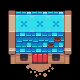

This game map was drawn from its Tiled (.tmx) file and the tilesets committed beside it. A one-line description and the full map source follow:
An orthogonal 5x5 tile map with 16x16 px tiles, 4 tile layers (Tile Layer 1, Ground, Ground detail, Tile Layer 2).

<map version="1.10" tiledversion="1.11.2" orientation="orthogonal" renderorder="right-down" width="5" height="5" tilewidth="16" tileheight="16" infinite="0" nextlayerid="5" nextobjectid="1">
 <tileset firstgid="1" source="spr_tileset_sunnysideworld_16px.tsx" />
 <layer id="1" name="Tile Layer 1" width="5" height="5">
  <data encoding="csv">
592,593,593,593,594,
720,0,0,0,722,
784,0,0,0,786,
848,913,977,913,850,
0,0,0,0,0
</data>
 </layer>
 <layer id="3" name="Ground" width="5" height="5">
  <data encoding="csv">
0,0,0,0,0,
0,646,646,646,0,
0,578,578,578,0,
0,0,910,0,0,
0,0,0,0,0
</data>
 </layer>
 <layer id="4" name="Ground detail" width="5" height="5">
  <data encoding="csv">
0,0,0,0,0,
0,0,2167,2161,0,
0,0,0,2225,0,
0,0,0,0,0,
0,206,207,208,0
</data>
 </layer>
 <layer id="2" name="Tile Layer 2" width="5" height="5">
  <data encoding="csv">
0,0,0,0,0,
0,659,659,659,0,
0,785,785,661,0,
0,913,977,0,0,
0,0,0,0,0
</data>
 </layer>
</map>
